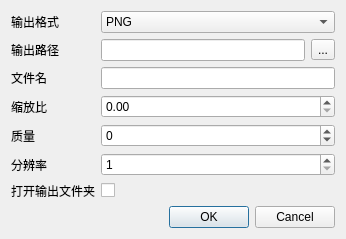
<?xml version="1.0" encoding="UTF-8"?>
<ui version="4.0">
 <class>SetPrint</class>
 <widget class="QDialog" name="SetPrint">
  <property name="geometry">
   <rect>
    <x>0</x>
    <y>0</y>
    <width>346</width>
    <height>220</height>
   </rect>
  </property>
  <property name="windowTitle">
   <string>Dialog</string>
  </property>
  <layout class="QGridLayout" name="gridLayout_2">
   <item row="0" column="0">
    <layout class="QGridLayout" name="gridLayout">
     <item row="0" column="0">
      <widget class="QLabel" name="label">
       <property name="text">
        <string>输出格式</string>
       </property>
      </widget>
     </item>
     <item row="0" column="1">
      <widget class="QComboBox" name="comboBox_outputFormat">
       <item>
        <property name="text">
         <string>PNG</string>
        </property>
       </item>
       <item>
        <property name="text">
         <string>BMP</string>
        </property>
       </item>
       <item>
        <property name="text">
         <string>JPG</string>
        </property>
       </item>
      </widget>
     </item>
     <item row="1" column="0">
      <widget class="QLabel" name="label_2">
       <property name="text">
        <string>输出路径</string>
       </property>
      </widget>
     </item>
     <item row="1" column="1">
      <layout class="QHBoxLayout" name="horizontalLayout">
       <item>
        <widget class="QLineEdit" name="lineEdit_outputPath"/>
       </item>
       <item>
        <widget class="QToolButton" name="toolButton_selectOutputPath">
         <property name="text">
          <string>...</string>
         </property>
        </widget>
       </item>
      </layout>
     </item>
     <item row="2" column="0">
      <widget class="QLabel" name="label_3">
       <property name="text">
        <string>文件名</string>
       </property>
      </widget>
     </item>
     <item row="2" column="1">
      <widget class="QLineEdit" name="lineEdit_filename"/>
     </item>
     <item row="3" column="0">
      <widget class="QLabel" name="label_6">
       <property name="text">
        <string>缩放比</string>
       </property>
      </widget>
     </item>
     <item row="3" column="1">
      <widget class="QDoubleSpinBox" name="doubleSpinBox_scale"/>
     </item>
     <item row="4" column="0">
      <widget class="QLabel" name="label_7">
       <property name="text">
        <string>质量</string>
       </property>
      </widget>
     </item>
     <item row="4" column="1">
      <widget class="QSpinBox" name="spinBox_quality">
       <property name="minimum">
        <number>-1</number>
       </property>
       <property name="maximum">
        <number>100</number>
       </property>
      </widget>
     </item>
     <item row="5" column="0">
      <widget class="QLabel" name="label_8">
       <property name="text">
        <string>分辨率</string>
       </property>
      </widget>
     </item>
     <item row="5" column="1">
      <widget class="QSpinBox" name="spinBox_resolution">
       <property name="minimum">
        <number>1</number>
       </property>
       <property name="maximum">
        <number>10000</number>
       </property>
      </widget>
     </item>
     <item row="6" column="0">
      <widget class="QLabel" name="label_4">
       <property name="text">
        <string>打开输出文件夹</string>
       </property>
      </widget>
     </item>
     <item row="6" column="1">
      <widget class="QCheckBox" name="checkBox_openOutputDir">
       <property name="text">
        <string/>
       </property>
      </widget>
     </item>
    </layout>
   </item>
   <item row="1" column="0">
    <widget class="QDialogButtonBox" name="buttonBox">
     <property name="orientation">
      <enum>Qt::Horizontal</enum>
     </property>
     <property name="standardButtons">
      <set>QDialogButtonBox::Cancel|QDialogButtonBox::Ok</set>
     </property>
    </widget>
   </item>
  </layout>
 </widget>
 <resources/>
 <connections>
  <connection>
   <sender>buttonBox</sender>
   <signal>accepted()</signal>
   <receiver>SetPrint</receiver>
   <slot>accept()</slot>
   <hints>
    <hint type="sourcelabel">
     <x>248</x>
     <y>254</y>
    </hint>
    <hint type="destinationlabel">
     <x>157</x>
     <y>274</y>
    </hint>
   </hints>
  </connection>
  <connection>
   <sender>buttonBox</sender>
   <signal>rejected()</signal>
   <receiver>SetPrint</receiver>
   <slot>reject()</slot>
   <hints>
    <hint type="sourcelabel">
     <x>316</x>
     <y>260</y>
    </hint>
    <hint type="destinationlabel">
     <x>286</x>
     <y>274</y>
    </hint>
   </hints>
  </connection>
 </connections>
</ui>
